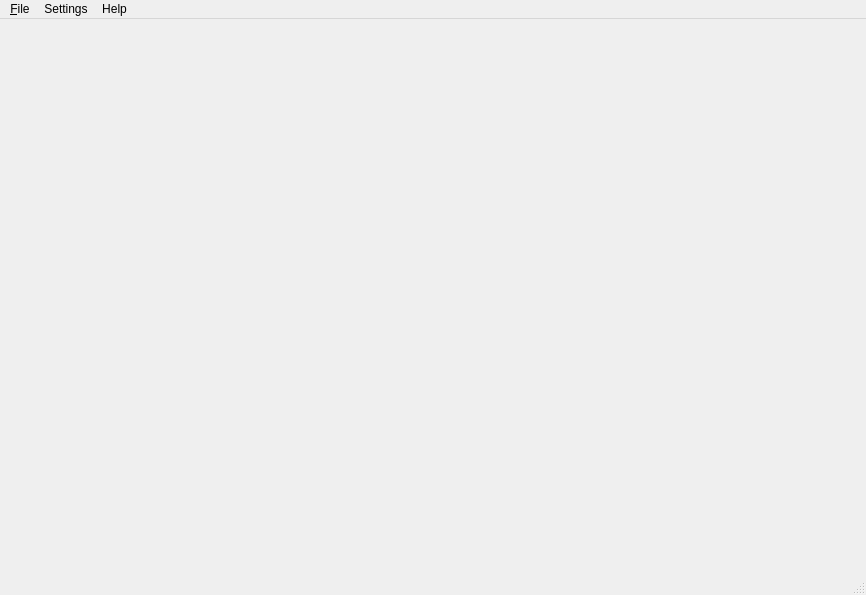
<?xml version="1.0" encoding="UTF-8"?>
<ui version="4.0">
 <class>MainWindow</class>
 <widget class="QMainWindow" name="MainWindow">
  <property name="geometry">
   <rect>
    <x>0</x>
    <y>0</y>
    <width>866</width>
    <height>595</height>
   </rect>
  </property>
  <property name="windowTitle">
   <string>MainWindow</string>
  </property>
  <property name="styleSheet">
   <string notr="true"/>
  </property>
  <widget class="QWidget" name="centralwidget">
   <property name="styleSheet">
    <string notr="true"/>
   </property>
   <layout class="QGridLayout" name="gridLayout">
    <item row="0" column="0">
     <widget class="QWidget" name="widget" native="true">
      <layout class="QGridLayout" name="gridLayout_2">
       <item row="0" column="0">
        <widget class="QSplitter" name="splitter">
         <property name="orientation">
          <enum>Qt::Horizontal</enum>
         </property>
        </widget>
       </item>
      </layout>
     </widget>
    </item>
   </layout>
  </widget>
  <widget class="QMenuBar" name="menubar">
   <property name="geometry">
    <rect>
     <x>0</x>
     <y>0</y>
     <width>866</width>
     <height>26</height>
    </rect>
   </property>
   <widget class="QMenu" name="menu_File">
    <property name="title">
     <string>&amp;File</string>
    </property>
    <addaction name="action_Open_Recipe"/>
    <addaction name="action_Save_Recipe"/>
   </widget>
   <widget class="QMenu" name="menuSetting">
    <property name="title">
     <string>Settings</string>
    </property>
   </widget>
   <widget class="QMenu" name="menuHelp">
    <property name="title">
     <string>Help</string>
    </property>
   </widget>
   <addaction name="menu_File"/>
   <addaction name="menuSetting"/>
   <addaction name="menuHelp"/>
  </widget>
  <widget class="QStatusBar" name="statusbar"/>
  <action name="actionNew_Recipe">
   <property name="text">
    <string>&amp;New Recipe</string>
   </property>
  </action>
  <action name="action_Open_Recipe">
   <property name="text">
    <string>&amp;Open Recipe</string>
   </property>
  </action>
  <action name="action_Save_Recipe">
   <property name="text">
    <string>&amp;Save Recipe</string>
   </property>
  </action>
  <action name="actionSettings">
   <property name="text">
    <string>Settings</string>
   </property>
  </action>
  <action name="actionAbout">
   <property name="text">
    <string>About</string>
   </property>
  </action>
 </widget>
 <resources/>
 <connections/>
 <designerdata>
  <property name="gridDeltaX">
   <number>20</number>
  </property>
  <property name="gridDeltaY">
   <number>20</number>
  </property>
  <property name="gridSnapX">
   <bool>true</bool>
  </property>
  <property name="gridSnapY">
   <bool>true</bool>
  </property>
  <property name="gridVisible">
   <bool>true</bool>
  </property>
 </designerdata>
</ui>
